Frame 1 (no input): blank canvas, image omitted
Frame 60 (the mouse pressed at the canvas centre just before this capture): blank canvas, image omitted
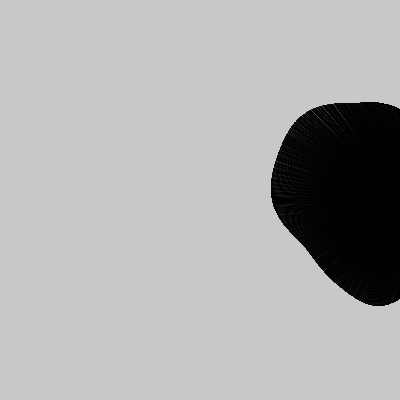
Frame 120 (the mouse held since frame 60 and released just before this capture)

The Processing sketch whose frames 1 and 60 were blank and that drew this single picture after the mouse press (run headless with seeded random() and noise(); from frame 60 on, the mouse is pressed at the canvas centre):

// Processing sketch: processing_7705
// ── processing_7705.pde

float c = 0;

void setup() {
  size(400,400);
}

void draw() {
  background(200);
  c += 0.025;
  float m = map(mouseX,0,width,0,.01);
  for (float i=0;i<360;i=i+0.25) {
      float r = mouseY * noise((i*m)+c);
      line(width,height/2,width+r*cos(map(i,0,360,0,TWO_PI)),(height/2)+r*sin(map(i,0,360,0,TWO_PI)));
   } 
}
